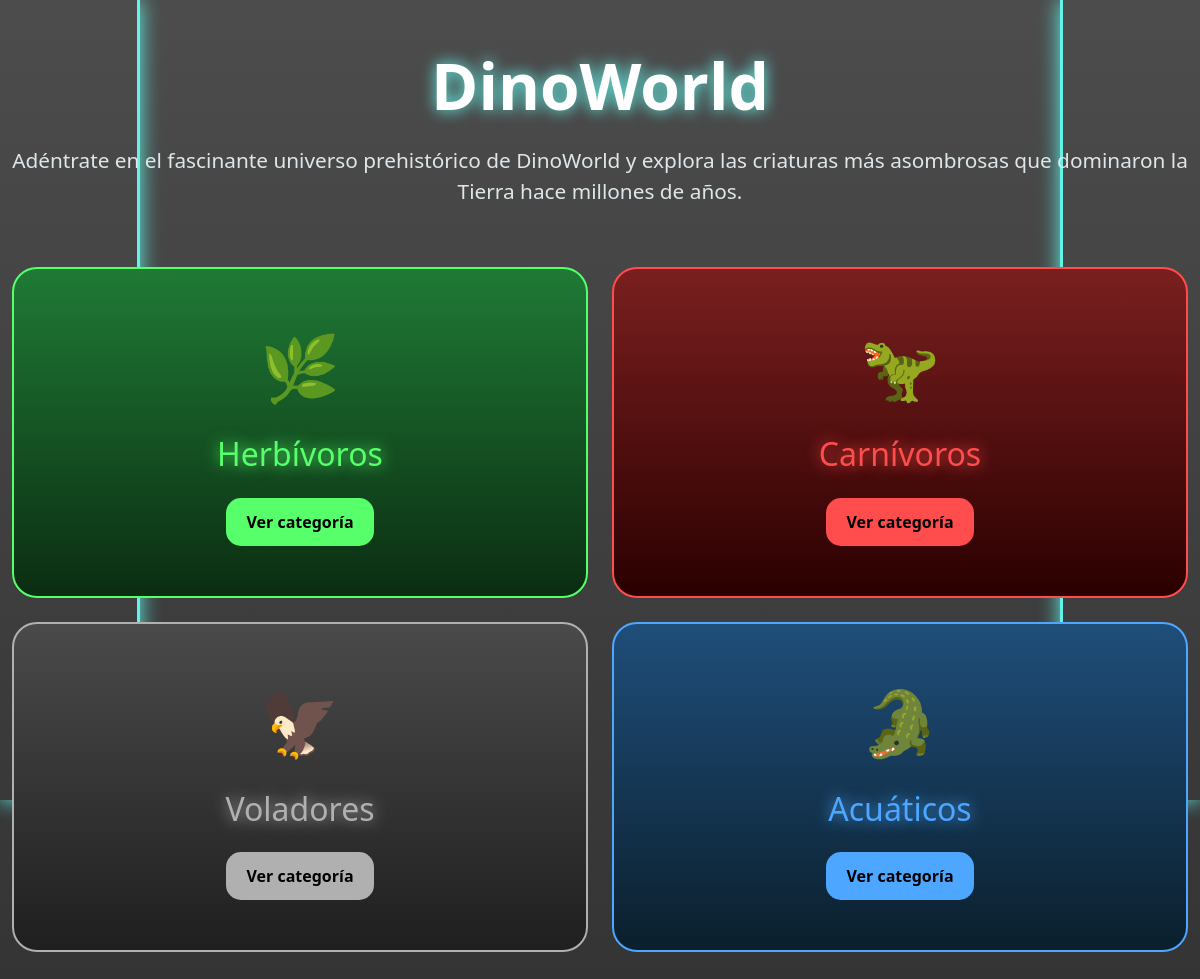
The page / on the database its author committed.
### dinosaurs/models.py (models this page shows, shortened)
class Category(models.Model):
    name = models.CharField(max_length=100)

### dinosaurs/views.py (the view)
class HomeView(generic.ListView):
    model = Category
    template_name = "dinosaurs/index.html"
    context_object_name = "categories"

### dinosaurs/templates/dinosaurs/index.html (shortened to what this page needs)
<!DOCTYPE html>
<html lang="es">
<head>
    <link href="https://cdn.jsdelivr.net/npm/bootstrap@5.3.0/dist/css/bootstrap.min.css" rel="stylesheet">
</head>
<body>
    <div class="container py-5">
        <h1 class="title">
            DinoWorld
        </h1>
        <p class="subtitle">
            Adéntrate en el fascinante universo prehistórico de DinoWorld y explora
            las criaturas más asombrosas que dominaron la Tierra hace millones de años.
        </p>
        <div class="row">
            {% for category in categories %}
            <div class="col-md-6 mb-4">
                {% if category.name == "Carnívoros" %}
                <div class="card category-card carnivoro-card h-100">
                    <div class="card-body">
                        <div class="category-icon">
                            🦖
                        </div>
                        <h2 class="mb-4 carnivoro-title">
                            {{ category.name }}
                        </h2>
                        <a href="{% url 'dinosaurs:category' category.id %}" class="btn custom-btn carnivoro-btn">
                            Ver categoría
                        </a>
                    </div>
                </div>
                {% endif %}
                {% if category.name == "Herbívoros" %}
                <div class="card category-card herbivoro-card h-100">
                    <div class="card-body">
                        <div class="category-icon">
                            🌿
                        </div>
                        <h2 class="mb-4 herbivoro-title">
                            {{ category.name }}
                        </h2>
                        <a href="{% url 'dinosaurs:category' category.id %}" class="btn custom-btn herbivoro-btn">
                            Ver categoría
                        </a>
                    </div>
                </div>
                {% endif %}
                {% if category.name == "Voladores" %}
                <div class="card category-card volador-card h-100">
                    <div class="card-body">
                        <div class="category-icon">
                            🦅
                        </div>
                        <h2 class="mb-4 volador-title">
                            {{ category.name }}
                        </h2>
                        <a href="{% url 'dinosaurs:category' category.id %}" class="btn custom-btn volador-btn">
                            Ver categoría
                        </a>
                    </div>
                </div>
                                {% endif %}
                {% if category.name == "Acuáticos" %}
                <div class="card category-card acuatico-card h-100">
                    <div class="card-body">
                        <div class="category-icon">
                            🐊
                        </div>
                        <h2 class="mb-4 acuatico-title">
                            {{ category.name }}
                        </h2>
                        <a href="{% url 'dinosaurs:category' category.id %}" class="btn custom-btn acuatico-btn">
                            Ver categoría
                        </a>
                    </div>
                </div>
                {% endif %}
            </div>
            {% endfor %}
        </div>
    </div>
</body>
</html>

### dinosaurs/templates/dinosaurs/index.html (style rules this page uses)
body { background-image: linear-gradient(rgba(0, 0, 0, 0.7), rgba(0, 0, 0, 0.8)), url("https://wallpapercave.com/wp/wp2464222.jpg"); background-size: cover; background-attachment: fixed; min-height: 100vh; color: white; margin: 0; overflow-x: hidden; }
body::before, body::after { content: ""; position: fixed; top: 0; width: 140px; height: 100vh; z-index: 0; background-image: url("https://i.pinimg.com/originals/fb/c8/c5/fbc8c52454ed82d15961252c31f9aad1.jpg"); background-repeat: repeat-y; background-size: cover; opacity: 0.95; }
body::before { left: 0; border-right: 3px solid #66fcf1; box-shadow: 0px 0px 20px #66fcf1; }
body::after { right: 0; border-left: 3px solid #66fcf1; box-shadow: 0px 0px 20px #66fcf1; }
.container { position: relative; z-index: 1; max-width: 1200px; }
.category-card { border-radius: 25px; transition: 0.3s; overflow: hidden; backdrop-filter: blur(5px); color: white; }
.card-body { text-align: center; padding: 50px; }
.carnivoro-card { border: 2px solid #ff4d4d; background: linear-gradient(to bottom, #7a1f1f, #2b0000); }
.carnivoro-title { color: #ff4d4d; text-shadow: 0px 0px 15px #ff4d4d; }
.carnivoro-btn { background-color: #ff4d4d; color: black; border: none; }
.herbivoro-card { border: 2px solid #57ff6b; background: linear-gradient(to bottom, #1f7a35, #0b2d12); }
.herbivoro-title { color: #57ff6b; text-shadow: 0px 0px 15px #57ff6b; }
.herbivoro-btn { background-color: #57ff6b; color: black; border: none; }
.volador-card { border: 2px solid #b0b0b0; background: linear-gradient(to bottom, #4a4a4a, #1f1f1f); }
.volador-title { color: #b0b0b0; text-shadow: 0px 0px 15px #b0b0b0; }
.volador-btn { background-color: #b0b0b0; color: black; border: none; }
.acuatico-card { border: 2px solid #4da6ff; background: linear-gradient(to bottom, #1f4e7a, #0b1f2d); }
.acuatico-title { color: #4da6ff; text-shadow: 0px 0px 15px #4da6ff; }
.acuatico-btn { background-color: #4da6ff; color: black; border: none; }
.title { font-size: 4rem; font-weight: bold; text-align: center; margin-bottom: 20px; text-shadow: 0px 0px 15px #66fcf1; }
.subtitle { text-align: center; font-size: 1.3rem; margin-bottom: 60px; color: #dfe6e9; }
.row { justify-content: center; }
.category-icon { font-size: 4rem; margin-bottom: 20px; }
.custom-btn { padding: 12px 20px; border-radius: 15px; font-weight: bold; }

### rows shown on the page
Category: name "Herbívoros"
Category: name "Carnívoros"
Category: name "Voladores"
Category: name "Acuáticos"
